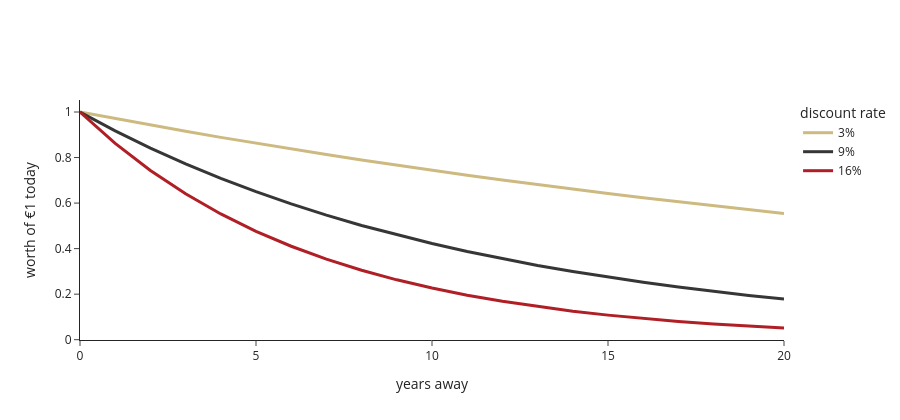

The notebook cell saved with this chart:
### Markdown cell above
## C. Discounting — what distant money is worth

### Code cell
years = np.arange(0, 21)
fig = go.Figure()
for r, col in ((0.03, "#CDBA80"), (0.09, "#363636"), (0.16, "#AF1F25")):
    fig.add_scatter(x=years, y=1/(1 + r)**years, name=f"{r:.0%}",
                    line=dict(color=col, width=3))
fig.update_layout(template="simple_white", height=420, xaxis_title="years away",
                  yaxis_title="worth of €1 today", legend_title="discount rate")
fig.show()

### Figure 1 — Plotly figure (JSON) as saved in the notebook; plotly's stock layout.template omitted (floating-point values rounded to 4 significant figures)
{"data": [{"line": {"color": "#CDBA80", "width": 3}, "name": "3%", "type": "scatter", "x": [0, 1, 2, 3, 4, 5, 6, 7, 8, 9, 10, 11, 12, 13, 14, 15, 16, 17, 18, 19, 20], "y": [1.0, 0.9709, 0.9426, 0.9151, 0.8885, 0.8626, 0.8375, 0.8131, 0.7894, 0.7664, 0.7441, 0.7224, 0.7014, 0.681, 0.6611, 0.6419, 0.6232, 0.605, 0.5874, 0.5703, 0.5537]}, {"line": {"color": "#363636", "width": 3}, "name": "9%", "type": "scatter", "x": [0, 1, 2, 3, 4, 5, 6, 7, 8, 9, 10, 11, 12, 13, 14, 15, 16, 17, 18, 19, 20], "y": [1.0, 0.9174, 0.8417, 0.7722, 0.7084, 0.6499, 0.5963, 0.547, 0.5019, 0.4604, 0.4224, 0.3875, 0.3555, 0.3262, 0.2992, 0.2745, 0.2519, 0.2311, 0.212, 0.1945, 0.1784]}, {"line": {"color": "#AF1F25", "width": 3}, "name": "16%", "type": "scatter", "x": [0, 1, 2, 3, 4, 5, 6, 7, 8, 9, 10, 11, 12, 13, 14, 15, 16, 17, 18, 19, 20], "y": [1.0, 0.8621, 0.7432, 0.6407, 0.5523, 0.4761, 0.4104, 0.3538, 0.305, 0.263, 0.2267, 0.1954, 0.1685, 0.1452, 0.1252, 0.1079, 0.09304, 0.08021, 0.06914, 0.05961, 0.05139]}], "layout": {"height": 420, "legend": {"title": {"text": "discount rate"}}, "xaxis": {"title": {"text": "years away"}}, "yaxis": {"title": {"text": "worth of €1 today"}}}}
